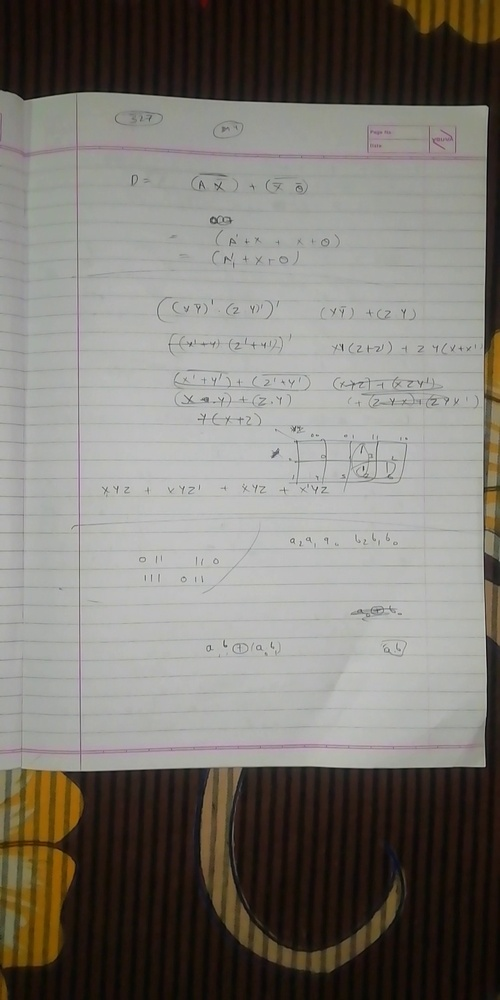
#> input picture temp-0.jpeg, 500 x 1000 px, shrunk from 1080 x 2160 before the run, given in place of video, which was not available
$ python converter.py   (older library calls are emulated)
#> lines starting #> are read from the running program, lines starting #| are printed output that depends on the picture; pictures that were not available may be replaced by others from this repository, and a replacement may not be noted
import cv2
import threading

class Converter:
    def __init__(self,location):
        self.video = cv2.VideoCapture(location)
        self.fps = self.video.get(cv2.CAP_PROP_FPS)
        self.height=self.video.get(cv2.CAP_PROP_FRAME_HEIGHT)
        self.width=self.video.get(cv2.CAP_PROP_FRAME_WIDTH)
        self.fcount = self.video.get(cv2.CAP_PROP_FRAME_COUNT)
        self.time=self.fcount/self.fps
        self.pages = list()
        self.processed=list()
        self.status=0
        self.status_lock= threading.Lock()


    def printVideoProps(self):
        print("fps",self.fps,"\nheight",self.height,"\nwidth",self.width,"\ntime",self.time)
        print("No. of pages",len(self.pages))

    def findBestFrames(self):

        interval=int(5*self.fps)
        t=1
        while(True):
            best=cv2.UMat()
            bestS=0;

            for frame in range(t,t+interval):
                self.video.set(1, frame)
                ret,cur =self.video.read()
                if(ret==False):
                    break;
                gcur=cv2.cvtColor(cur,cv2.COLOR_RGB2GRAY,)
                score=cv2.Laplacian(gcur,ddepth=cv2.CV_16S).var()
                if score>bestS:
                    best=cur
                    bestS=score
#> this loop made 31 passes
#> bestS on pass 1: 278.2
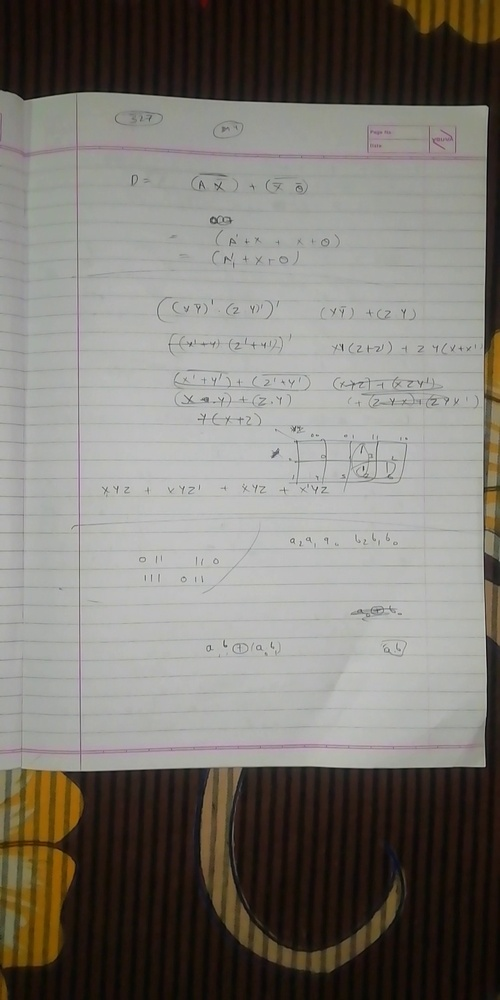
#> input picture temp-0.jpeg, 500 x 1000 px, shrunk from 1080 x 2160 before the run, given in place of video, which was not available
#> pass 1, in findBestFrames, `gcur=cv2.cvtColor(cur,cv2.COLOR_RGB2GRAY,)`:
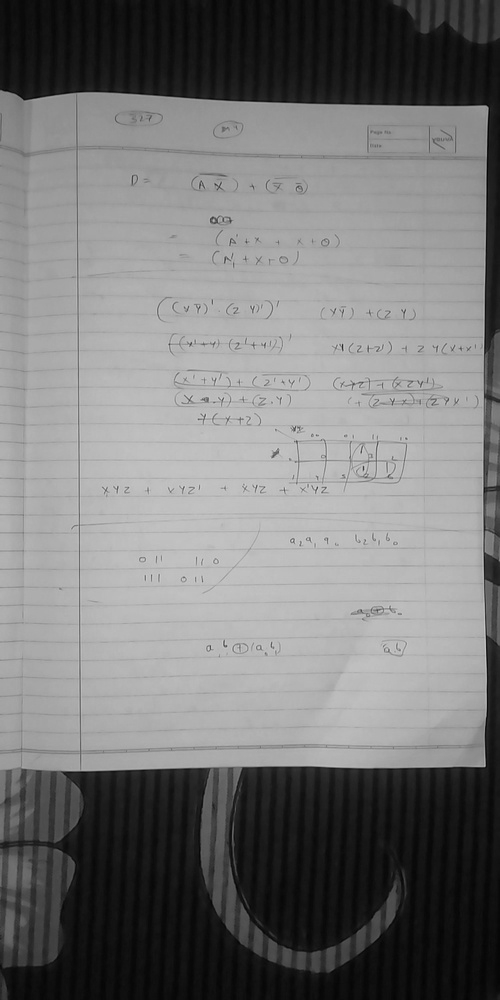
#> gcur: shape (1000, 500); min 3, max 229, mean 120.4
#> best is the input picture: shape (1000, 500, 3); mean B, G, R 115.7, 121.9, 125.6
#> after the loop, bestS = 278.2
            self.pages.append(best)
            t+=interval

            self.status_lock.acquire()
            self.status=((t/(self.fcount*1.5))*100)
            self.status_lock.release()

            #remove after debug
            if(t>=100):
                break
            if(t>=self.fcount):
                break

    def getTemp(self):
        return (self.pages,self.processed)

    def cropPic(self):
        i=1
        pcount=len(self.pages)
        for up in self.pages:
            p=cv2.cvtColor(up,cv2.COLOR_RGB2GRAY)
            th, temp = cv2.threshold(p, 100, 255, cv2.THRESH_BINARY)
            self.pages.append(temp)
            border,hier = cv2.findContours(temp,cv2.RETR_TREE,cv2.CHAIN_APPROX_SIMPLE)
            page_border=max(border,key=cv2.contourArea)
            x,y,w,h= cv2.boundingRect(page_border)
            temp=p[y:y+h,x:x+w]
            self.processed.append(temp)
            self.status_lock.acquire()
            self.status=75+((i/pcount)*25)
            self.status_lock.release()

    def testGui(self):
        win = cv2.namedWindow("Test")
        for x in self.processed:
            cv2.imshow("img",x)
            cv2.waitKey()

    def give_status(self):
        if(not(self.status_lock.locked())):
            return self.status

    def run(self):
        self.findBestFrames()
        self.cropPic()

if __name__ == "__main__":
    test=Converter("./video")
    test.findBestFrames()
    test.saveTemp()
    test.cropPic()
    test.testGui()
    test.printVideoProps()

$ run again, on temp-1.jpeg
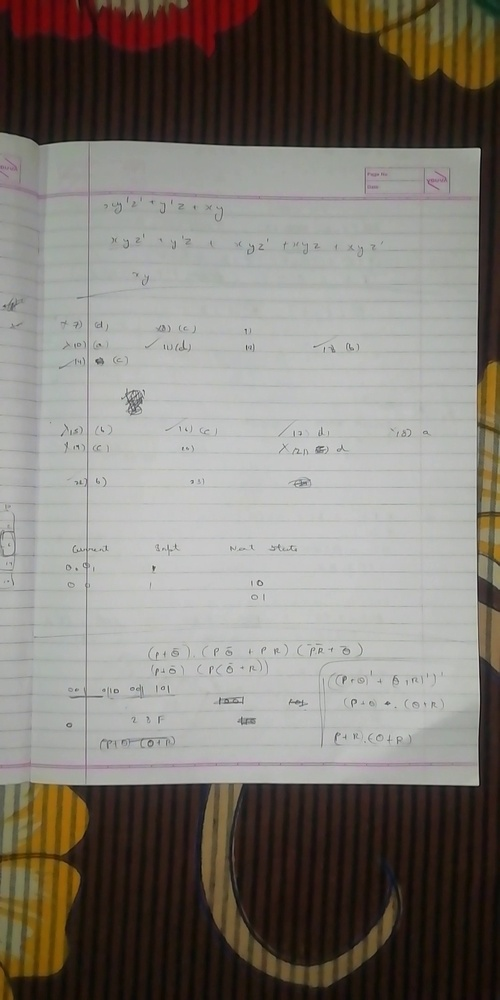
#> input picture temp-1.jpeg, 500 x 1000 px, shrunk from 1080 x 2160 before the run, given in place of video, which was not available
#> the loop in findBestFrames, `for frame in range(t,t+interval):` made 31 passes
#> bestS on pass 1: 251.9
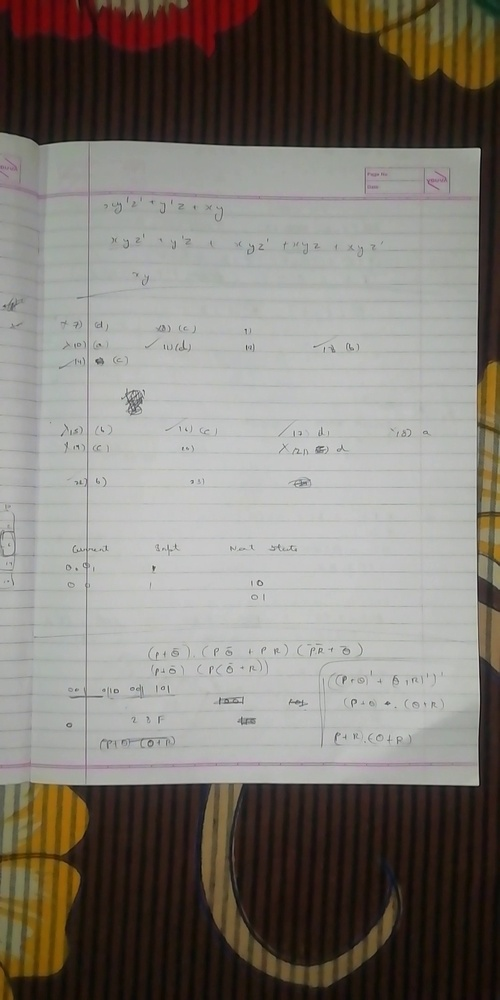
#> input picture temp-1.jpeg, 500 x 1000 px, shrunk from 1080 x 2160 before the run, given in place of video, which was not available
#> pass 1, in findBestFrames, `gcur=cv2.cvtColor(cur,cv2.COLOR_RGB2GRAY,)`:
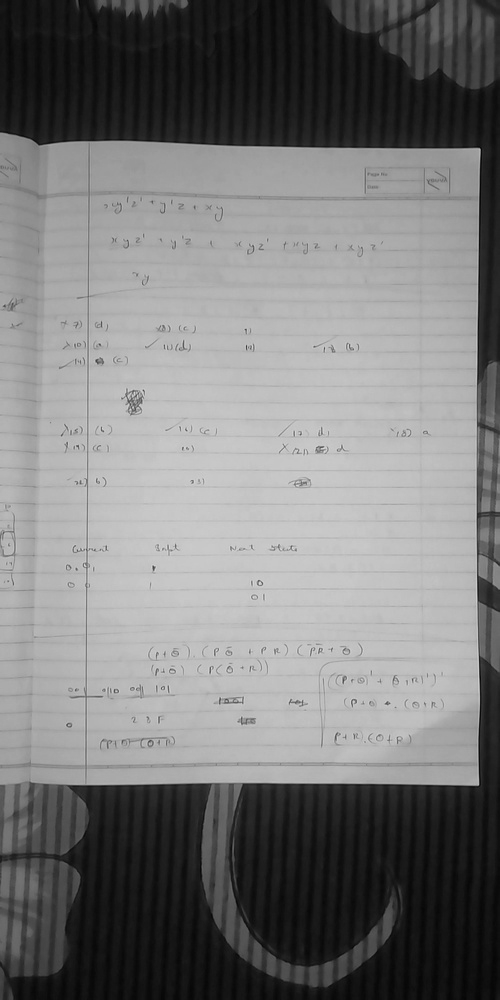
#> gcur: shape (1000, 500); min 3, max 225, mean 122.1
#> in findBestFrames, best is the input picture: shape (1000, 500, 3); mean B, G, R 116.9, 123.6, 128.7
#> after the loop in findBestFrames, `for frame in range(t,t+interval):`: bestS = 251.9

$ run again, on temp-2.jpeg
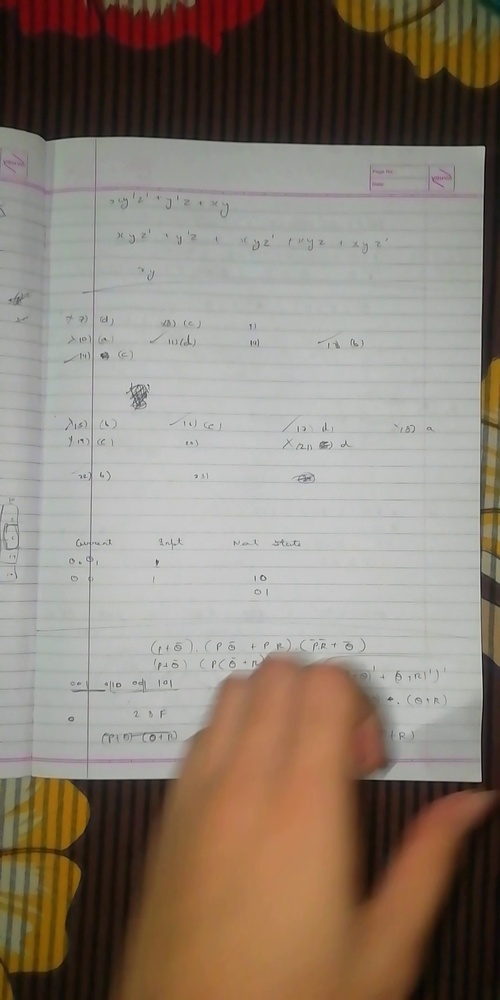
#> input picture temp-2.jpeg, 500 x 1000 px, shrunk from 1080 x 2160 before the run, given in place of video, which was not available
#> the loop in findBestFrames, `for frame in range(t,t+interval):` made 31 passes
#> bestS on pass 1: 209.6
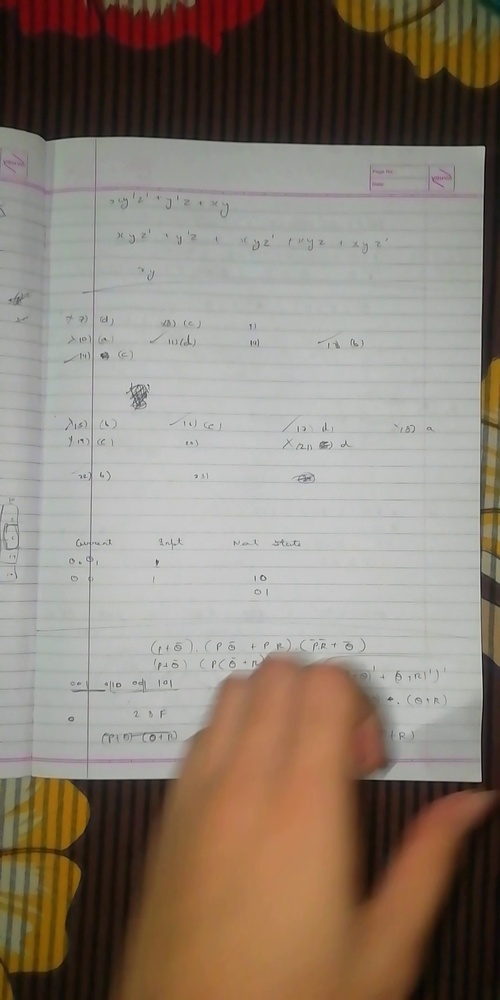
#> input picture temp-2.jpeg, 500 x 1000 px, shrunk from 1080 x 2160 before the run, given in place of video, which was not available
#> pass 1, in findBestFrames, `gcur=cv2.cvtColor(cur,cv2.COLOR_RGB2GRAY,)`:
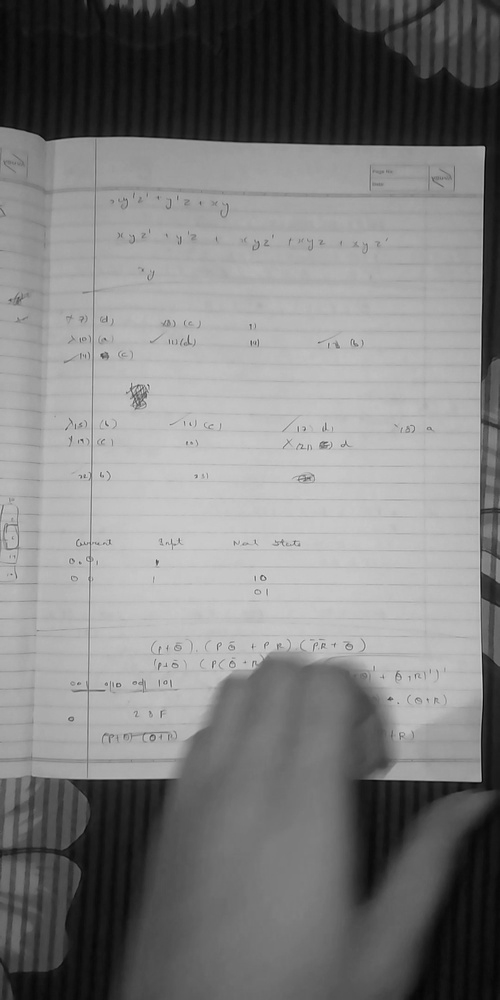
#> gcur: shape (1000, 500); min 1, max 228, mean 126.5
#> in findBestFrames, best is the input picture: shape (1000, 500, 3); mean B, G, R 117, 128.8, 140.4
#> after the loop in findBestFrames, `for frame in range(t,t+interval):`: bestS = 209.6

$ run again, on temp-3.jpeg
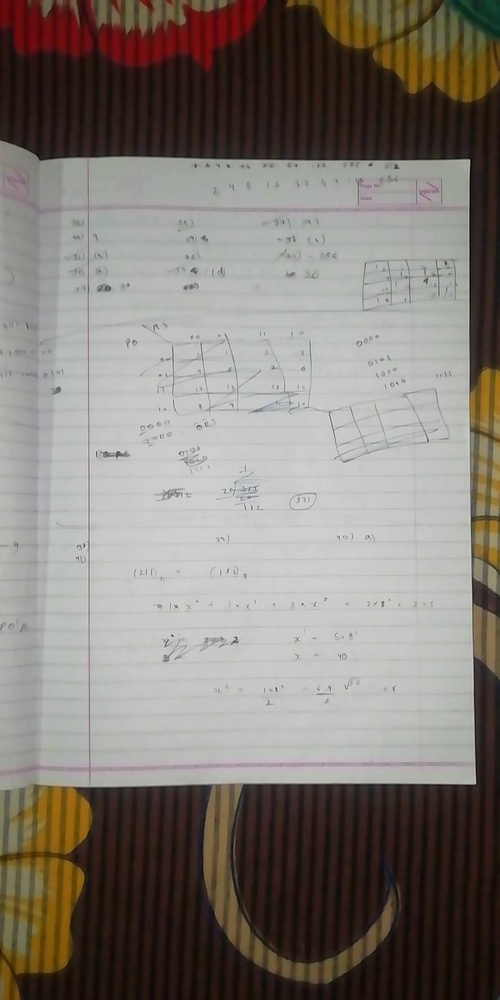
#> input picture temp-3.jpeg, 500 x 1000 px, shrunk from 1080 x 2160 before the run, given in place of video, which was not available
#> the loop in findBestFrames, `for frame in range(t,t+interval):` made 31 passes
#> bestS on pass 1: 174.9
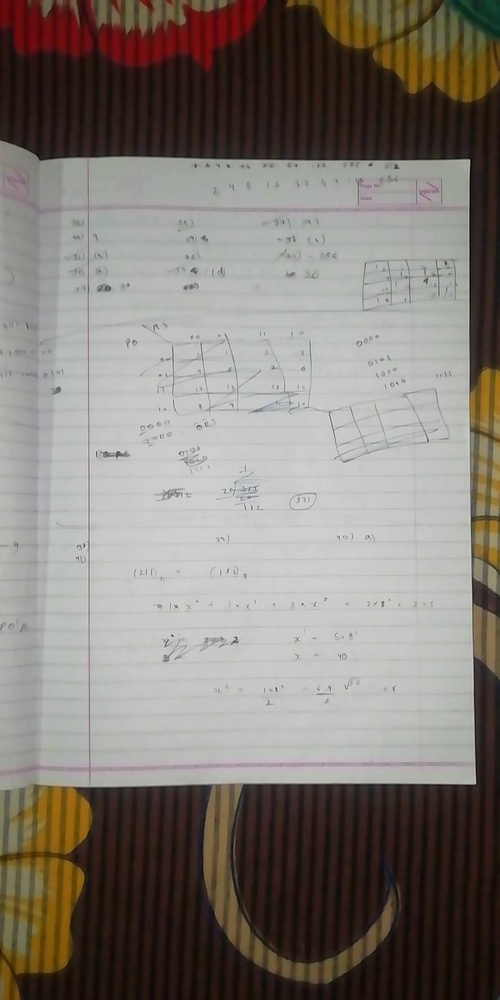
#> input picture temp-3.jpeg, 500 x 1000 px, shrunk from 1080 x 2160 before the run, given in place of video, which was not available
#> pass 1, in findBestFrames, `gcur=cv2.cvtColor(cur,cv2.COLOR_RGB2GRAY,)`:
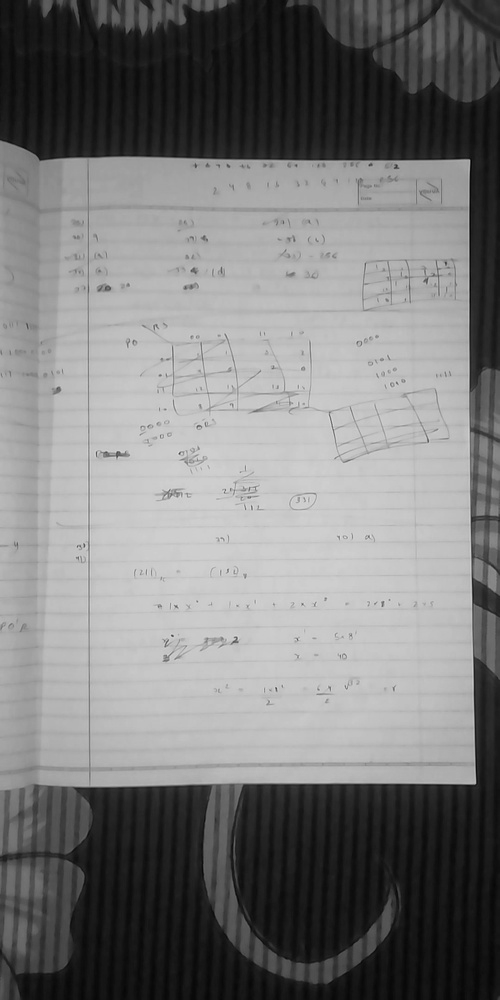
#> gcur: shape (1000, 500); min 4, max 227, mean 123
#> in findBestFrames, best is the input picture: shape (1000, 500, 3); mean B, G, R 117.6, 124.3, 130.6
#> after the loop in findBestFrames, `for frame in range(t,t+interval):`: bestS = 174.9
